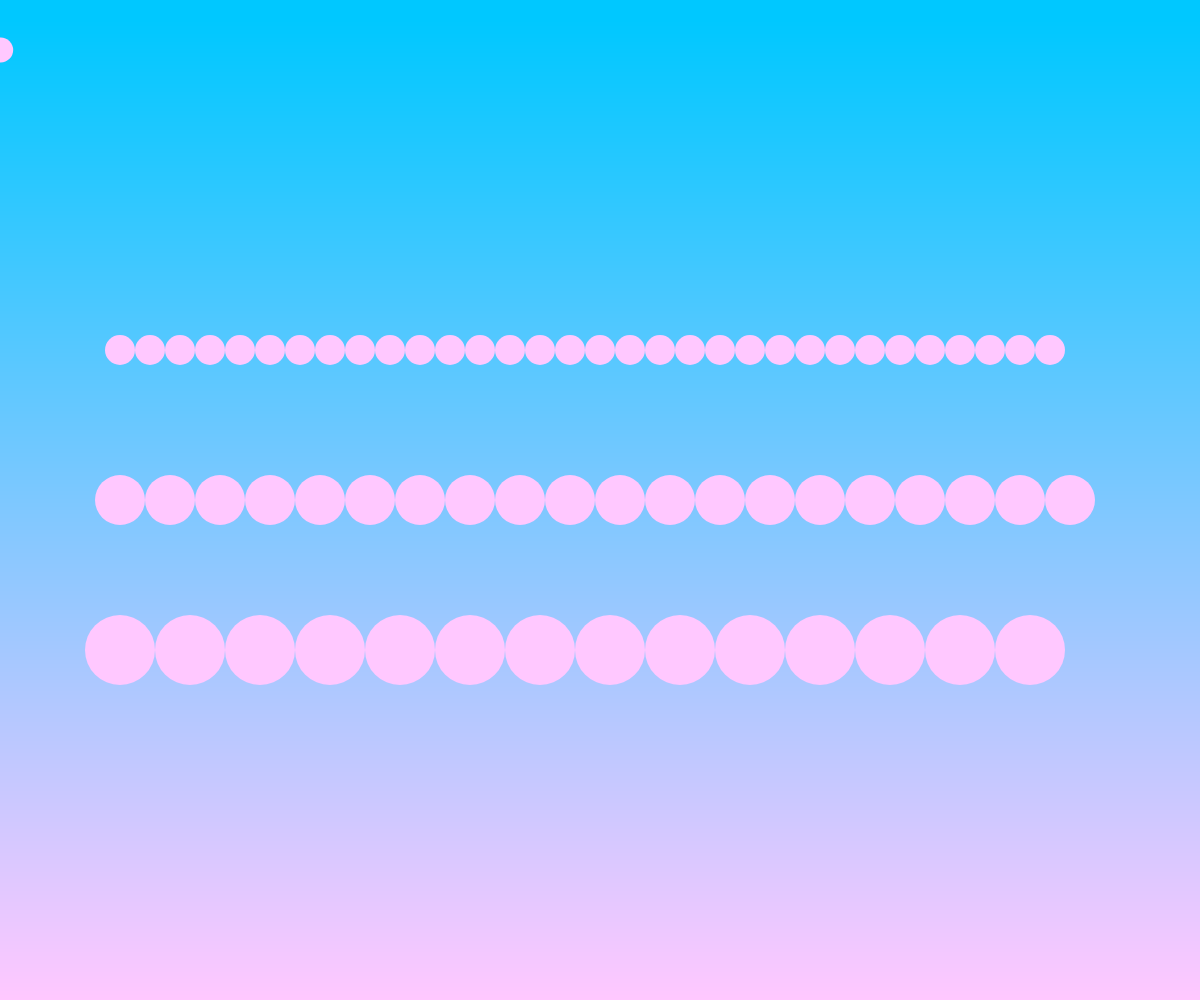
Frame 1 (no input)
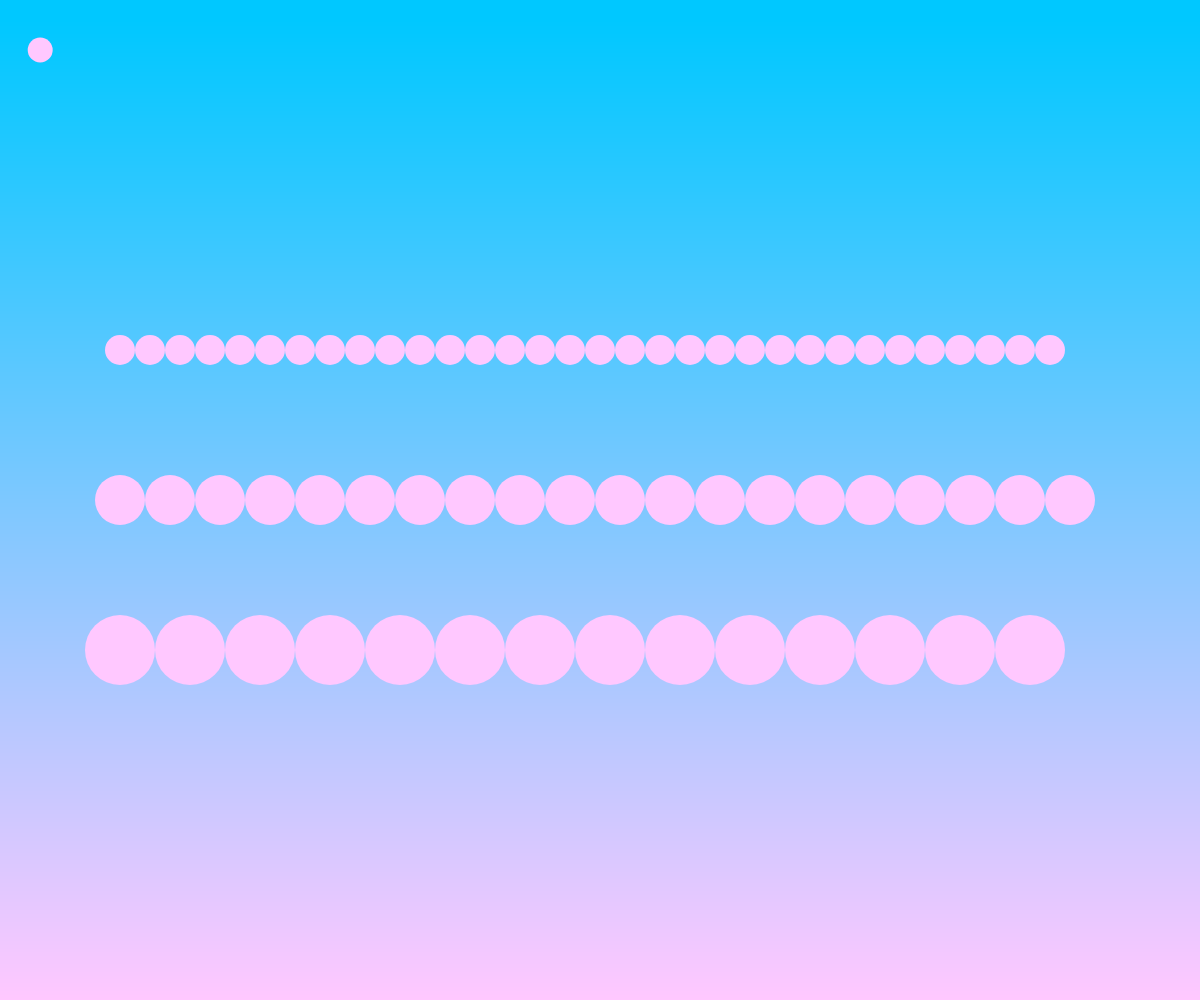
Frame 60 (no input)
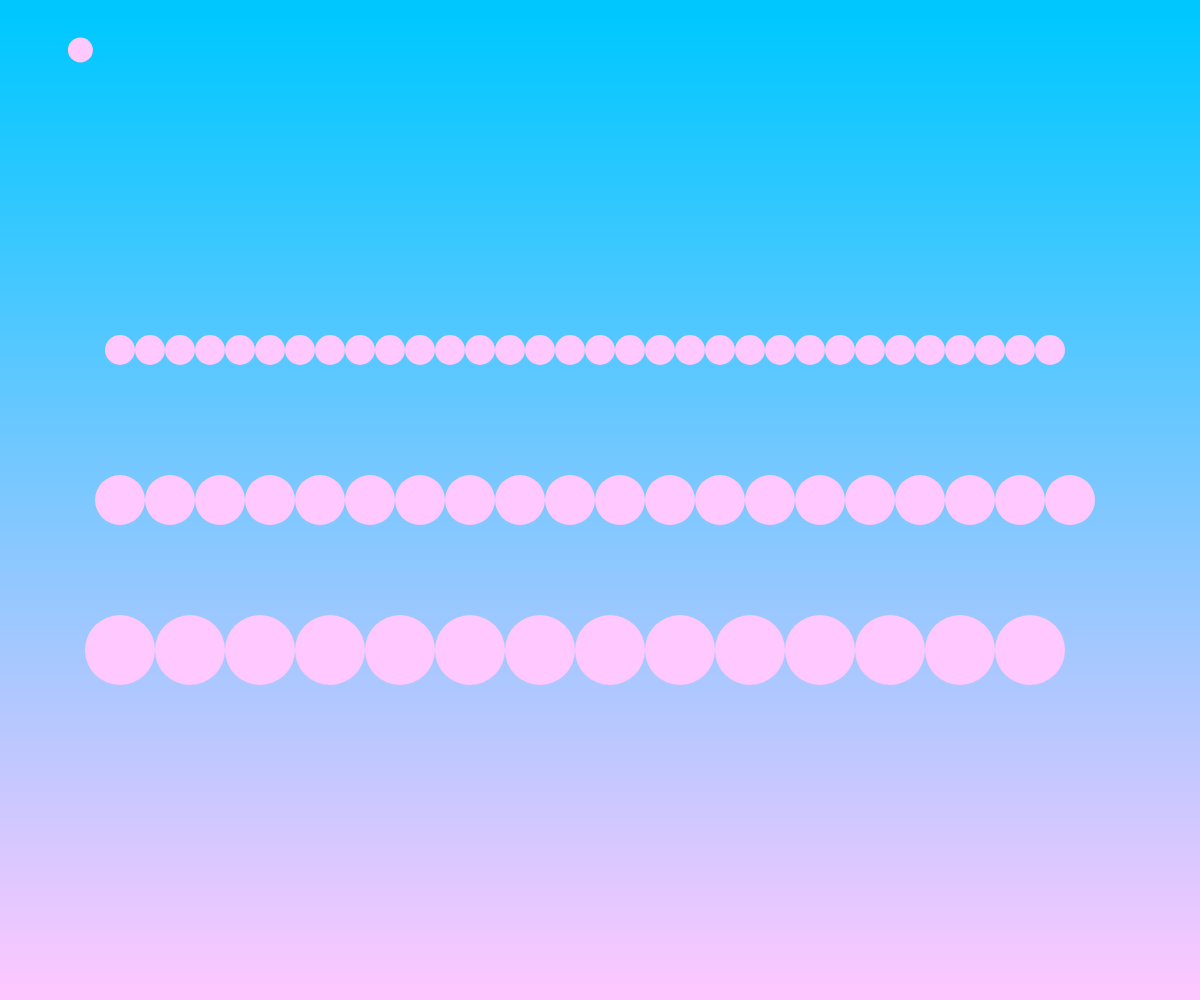
Frame 120 (the mouse pressed at the canvas centre since frame 60)

The p5.js sketch that drew these frames (run headless with seeded random() and noise() and a simulated clock; from frame 60 on, the mouse is pressed at the canvas centre):

// p5.js sketch
// ── sketch.js
// 05 Drawing with Single Loops
// Ayeman Islam
// Feb 24/26

// Global Variables 

let cX = 0

function setup() {
  createCanvas(windowWidth, windowHeight);
}

function movingBall() {
  // Using  draw() loop. we can animate.
  cX += 0.67;
  if(cX > width) cX = 0;
  circle(cX, 50, 25);
}

function circleLine(y, size){
  // Use this function to drawa line of circles
  // y → number   height at wich to draw the line
  // size → number  diameter of the circles
  let xStart = width * 0.1;; //10% position from left
  let xEnd = width * 0.9;    //90% position from left

  for(let x = xStart; x < xEnd; x += size) {
    circle(x, y, size);
  }
}

function gradientBackground() {
  // Create a gradient to use a as a background
  let h = 1; //Height of each rectangle

  // Use a loop (doesn't have to be WHILE)
  // To draw vertical stack of rectangles
  let y = 0;
  while(y < height) {
    let value = map(y, 20, height, 0, 255);
    noStroke();
    fill(value, 200, 255);
    rect( 0, y, width, h);
    y += h;
  }
}



function draw() {
  background(220);
  gradientBackground();
  movingBall();
  circleLine(height*0.35,30);
  circleLine(height/2,50);
  circleLine(height*0.65,70);
  
}
